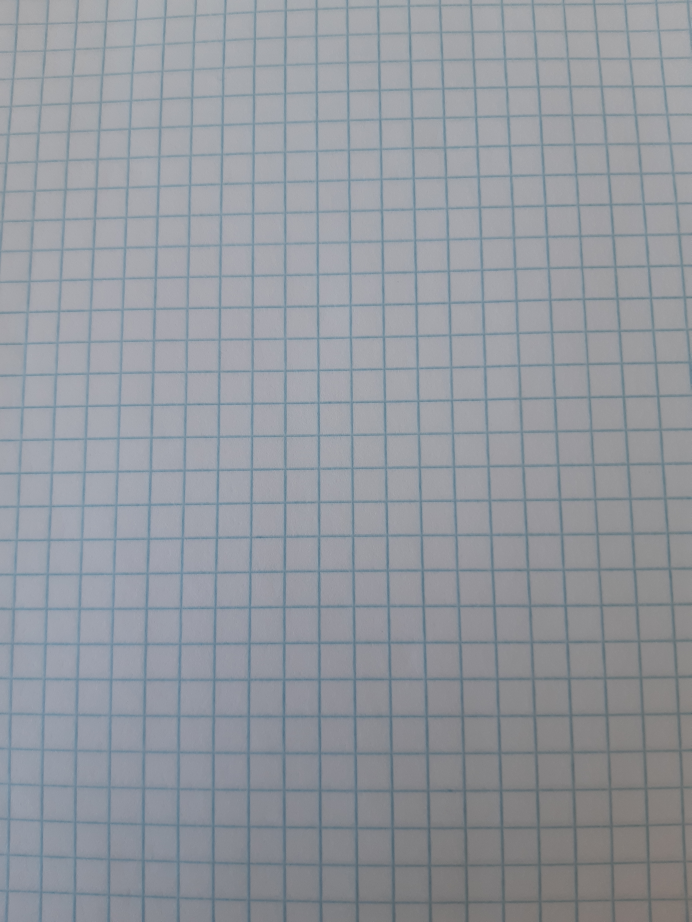
#> input picture kepek/n1.jpg, 3456 x 4608 px (shown at 1/5 size)
$ python allapotfelismeres.py
#> lines starting #> are read from the running program, lines starting #| are printed output that depends on the picture; after the words box and inside, x2 and y2 are one past the last pixel; in counts of white or black regions, pixels touching at a corner belong together
import cv2
import numpy as np

image  = cv2.imread("kepek/n1.jpg")
#> image is the input picture: shape (4608, 3456, 3); mean B, G, R 158.4, 151.8, 147.4

#átméretezés: hasonló felbontás érdekében
fxy = 1700 / image.shape[0]
#> fxy = 0.369
image= cv2.resize(image,None,fx=fxy,fy=fxy)
#> image: shape (1700, 1275, 3)

#küszöb
I = cv2.cvtColor(image, cv2.COLOR_BGR2GRAY)
I = cv2.GaussianBlur(I, (5,5), 0)
I = cv2.morphologyEx(I, cv2.MORPH_CLOSE, np.ones((3,3)))
I = cv2.adaptiveThreshold(I, 255, 1, 1, 11, 2)
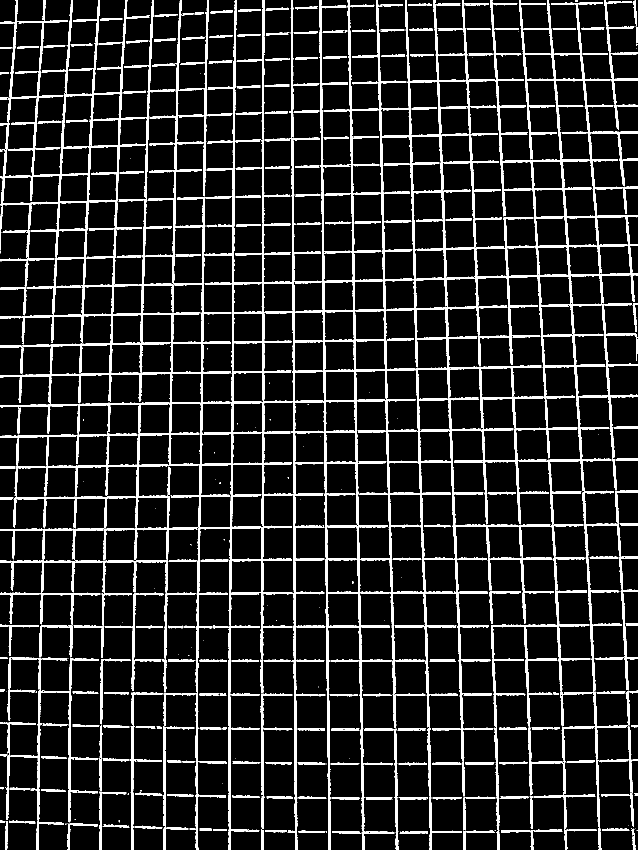
#> I: shape (1700, 1275) (shown at 1/2 size); 12.7% white; 329 white regions (87 under 20 px), largest, box (x1, y1, x2, y2) and area: (0, 0, 1275, 1700) 200293, (1054, 1180, 1257, 1700) 5568, (12, 1315, 198, 1700) 5126

#szemcsék eltünteése
I=cv2.medianBlur(I,3)
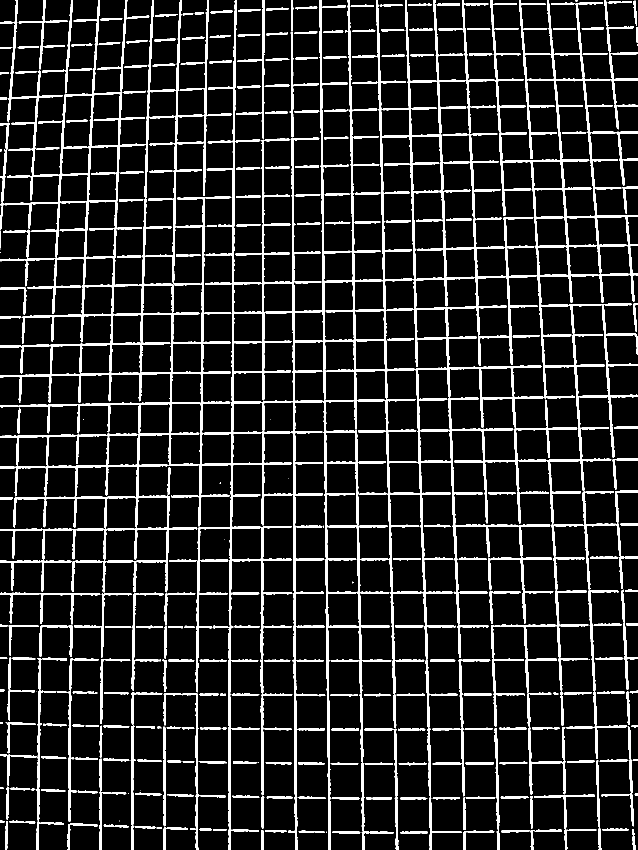
#> I: shape (1700, 1275) (shown at 1/2 size); 12.7% white; 292 white regions (22 under 20 px)
cv2.imshow("szurt", I)


#kontur keresés
contours, _ = cv2.findContours(I, cv2.RETR_TREE, cv2.CHAIN_APPROX_SIMPLE)
#> contours = 368 contours, 30 with area under 20; largest, box (x1, y1, x2, y2) and area: (0, 0, 1275, 1700) 579954, (711, 618, 896, 925) 24110, (650, 800, 781, 1119) 21693, (763, 273, 830, 621) 18986, (466, 566, 588, 806) 16416

c = 0
for i in contours:
        area = cv2.contourArea(i)
        if area > 40:
            cv2.drawContours(image, contours, c, (0, 255, 0), 3)
        c+=1
#> this loop made 368 passes
#> area on passes 2 to 4: 160.5, 165, 291.5
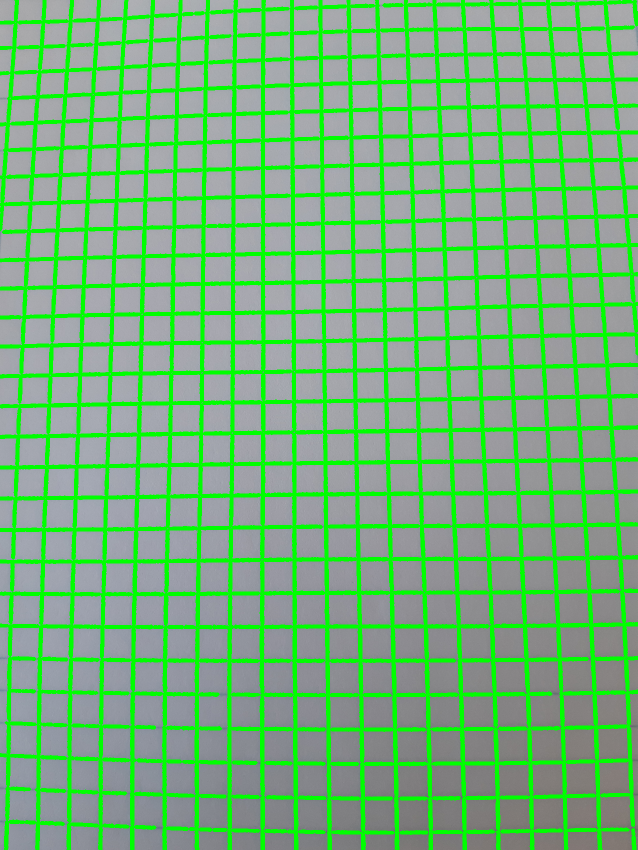
#> image: shape (1700, 1275, 3) (shown at 1/2 size); mean B, G, R 120.9, 179.3, 115.3
#> after the loop, c = 368
cv2.imshow("vegso", image)


#TODO javítás ha más távolságról van a kép-> sok kicsi kontur terület ->csokkenteni a felbontást


'''
estleg HoughLines
sarok detektálás
felulnezeti traszformació 4 pont alapján
bird eye (felhaszn által 4 pont)
tic tac toe dataset

kontur terulete
nagy kicsi nincs

next goals:
============
egyes cellak kinyerése
elkezdeni a tartalmuk meghatározását


'''


cv2.waitKey(0)
cv2.destroyAllWindows()

$ run again, with kepek/n3.jpg copied over kepek/n1.jpg
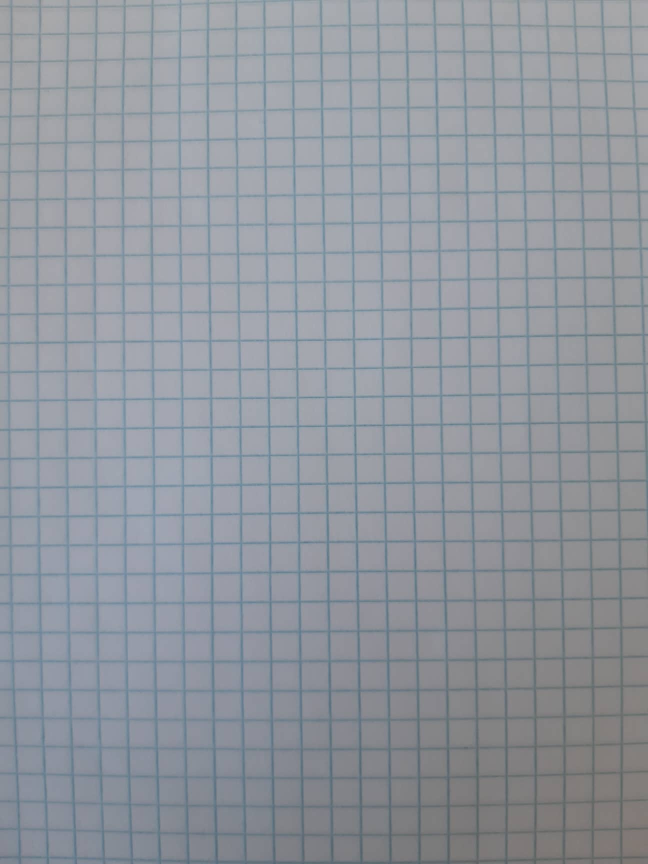
#> input picture kepek/n3.jpg, 1296 x 1728 px (shown at 1/2 size)
#> image is the input picture: shape (1728, 1296, 3); mean B, G, R 158.2, 150.7, 145.6
#> `I=cv2.medianBlur(I,3)`:
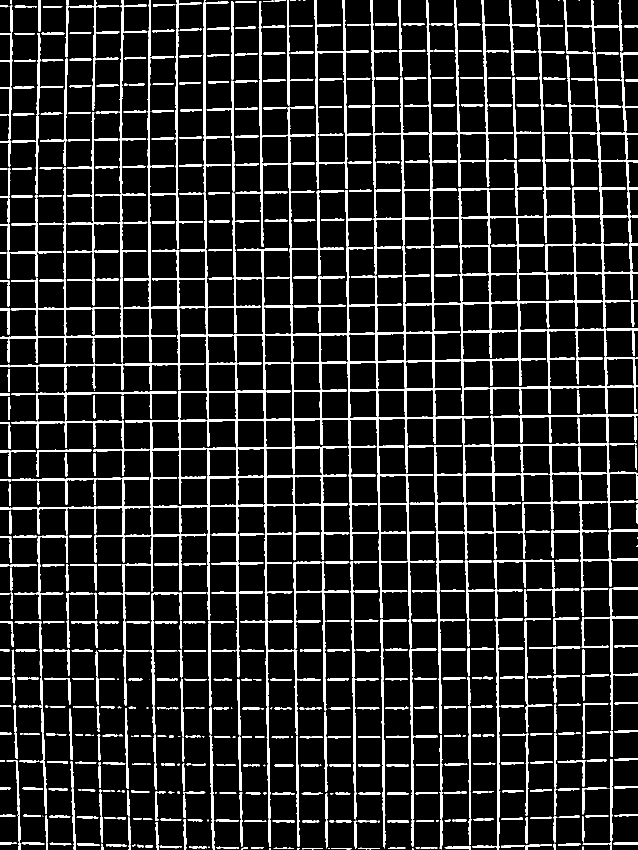
#> I: shape (1700, 1275) (shown at 1/2 size); 13.1% white; 573 white regions (58 under 20 px)
#> contours = 630 contours, 78 with area under 20; largest, box (x1, y1, x2, y2) and area: (0, 0, 1275, 1694) 387026, (929, 890, 1104, 1064) 14980, (629, 0, 743, 378) 14918, (1037, 547, 1210, 661) 14807, (303, 897, 474, 1014) 14676
#> the loop `for i in contours:` made 630 passes
#> area on passes 2, 5, 9: 43, 25, 50
#> after the loop `for i in contours:`:
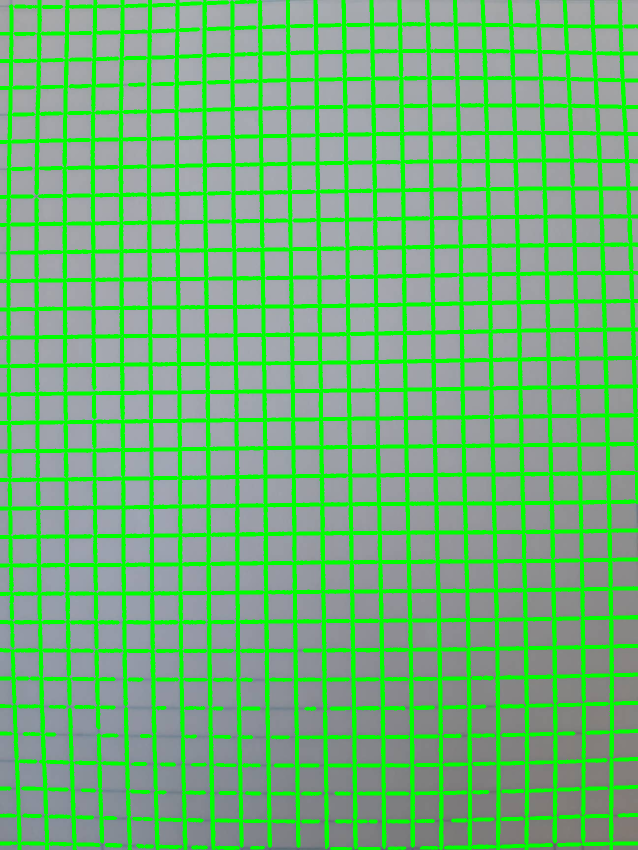
#> image: shape (1700, 1275, 3) (shown at 1/2 size); mean B, G, R 119.3, 179.7, 112.1
#> after the loop `for i in contours:`: c = 630
